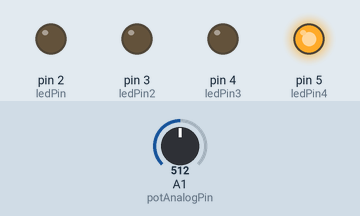
This sketch was run on a simulated Arduino Uno, built with avr-gcc and run on an emulated ATmega328P. Shown: output pins drawn as LEDs (lit = HIGH). The test bench sets the inputs (shaded band); at power-on: A1 (potAnalogPin) = 512.

Above: at 1.2 s.
1.3 s: A1 (potAnalogPin) set to 567
2.8 s: A1 (potAnalogPin) set to 594
At 4.0 s:
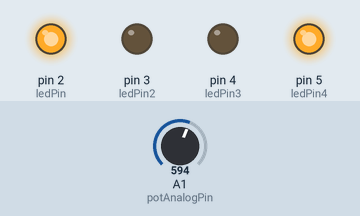
4.3 s: A1 (potAnalogPin) set to 511
At 5.4 s:
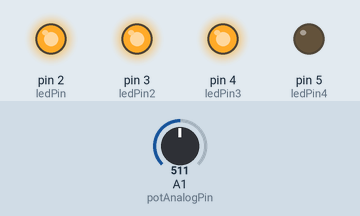
5.8 s: A1 (potAnalogPin) set to 455
7.3 s: A1 (potAnalogPin) set to 433
At 7.7 s:
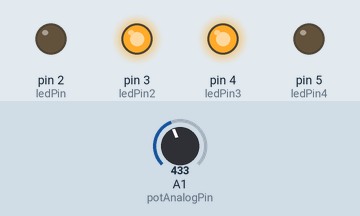
Timing chart, 0 to 9.8 s (numbered marks = the images above; inputs shaded):
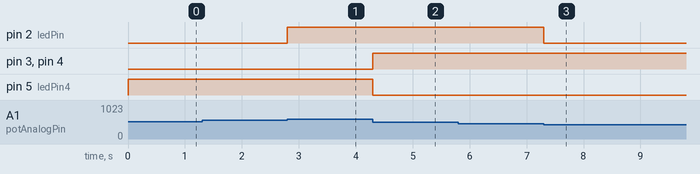

Measured:
- the behaviour switches between 575 and 576 on A1 (potAnalogPin) (found by bisection; images 0 and 1)
- the behaviour switches between 448 and 447 on A1 (potAnalogPin) (found by bisection; images 2 and 3)
- after the input at 1.3 s, every drawn part: stays the same
- after the input at 2.8 s, pin 2 (ledPin): LOW → HIGH at once
- after the input at 4.3 s, pin 3 (ledPin2), pin 4 (ledPin3): LOW → HIGH at once; pin 5 (ledPin4): HIGH → LOW at once
- after the input at 5.8 s, every drawn part: stays the same
- after the input at 7.3 s, pin 2 (ledPin): HIGH → LOW at once

The sketch:

Lab_3.ino
```cpp
//Declare I/Os and

int potAnalogPin = 1;
int ledPin = 2;
int ledPin2 = 3;
int ledPin3 = 4;
int ledPin4 = 5;
int pot, bin0, bin1, bin2, bin3, dec;

void setup() {

  //Initialize the four leds as output devices.
  pinMode(ledPin, OUTPUT);
  pinMode(ledPin2, OUTPUT);
  pinMode(ledPin3, OUTPUT);
  pinMode(ledPin4, OUTPUT);

}

void loop() {

  pot = analogRead(potAnalogPin);
  dec = pot / 64;

  if (dec == 0) {
    bin0 = 0;
    bin1 = 0;
    bin2 = 0;
    bin3 = 0;
  }

  else if (dec == 1) {
    bin0 = 1;
    bin1 = 0;
    bin2 = 0;
    bin3 = 0;
  }

  else if (dec == 2) {
    bin0 = 0;
    bin1 = 1;
    bin2 = 0;
    bin3 = 0;
  }
  else if (dec == 3) {
    bin0 = 1;
    bin1 = 1;
    bin2 = 0;
    bin3 = 0;
  }
  else if (dec == 4) {
    bin0 = 0;
    bin1 = 0;
    bin2 = 1;
    bin3 = 0;
  }
  else if (dec == 5) {
    bin0 = 1;
    bin1 = 0;
    bin2 = 1;
    bin3 = 0;
  }
  else if (dec == 6) {
    bin0 = 0;
    bin1 = 1;
    bin2 = 1;
    bin3 = 0;
  }
  else if (dec == 7) {
    bin0 = 1;
    bin1 = 1;
    bin2 = 1;
    bin3 = 0;
  }
  else if (dec == 8) {
    bin0 = 0;
    bin1 = 0;
    bin2 = 0;
    bin3 = 1;
  }
  else if (dec == 9) {
    bin0 = 1;
    bin1 = 0;
    bin2 = 0;
    bin3 = 1;
  }
  else if (dec == 10) {
    bin0 = 0;
    bin1 = 1;
    bin2 = 0;
    bin3 = 1;
  }
  else if (dec == 11) {
    bin0 = 1;
    bin1 = 1;
    bin2 = 0;
    bin3 = 1;
  }
  else if (dec == 12) {
    bin0 = 0;
    bin1 = 0;
    bin2 = 1;
    bin3 = 1;
  }
  else if (dec == 13) {
    bin0 = 1;
    bin1 = 0;
    bin2 = 1;
    bin3 = 1;
  }
  else if (dec == 14) {
    bin0 = 0;
    bin1 = 1;
    bin2 = 1;
    bin3 = 1;
  }
  else if (dec == 15) {
    bin0 = 1;
    bin1 = 1;
    bin2 = 1;
    bin3 = 1;
  }


  if (bin0 == 1) {
    digitalWrite(ledPin, HIGH);
  }
  else {
    digitalWrite(ledPin, LOW);
  }

  if (bin1 == 1) {
    digitalWrite(ledPin2, HIGH);
  }
  else {
    digitalWrite(ledPin2, LOW);
  }

  if (bin2 == 1) {
    digitalWrite(ledPin3, HIGH);
  }
  else {
    digitalWrite(ledPin3, LOW);
  }

  if (bin3 == 1) {
    digitalWrite(ledPin4, HIGH);
  }
  else {
    digitalWrite(ledPin4, LOW);
  }
}
```
